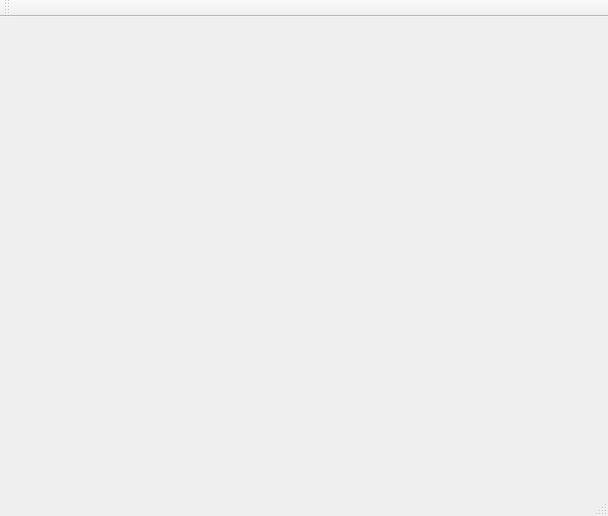
<?xml version="1.0" encoding="UTF-8"?>
<ui version="4.0">
 <class>MainWindow</class>
 <widget class="QMainWindow" name="MainWindow">
  <property name="geometry">
   <rect>
    <x>0</x>
    <y>0</y>
    <width>608</width>
    <height>516</height>
   </rect>
  </property>
  <property name="windowTitle">
   <string>MainWindow</string>
  </property>
  <widget class="QWidget" name="centralWidget"/>
  <widget class="QMenuBar" name="menuBar">
   <property name="geometry">
    <rect>
     <x>0</x>
     <y>0</y>
     <width>608</width>
     <height>24</height>
    </rect>
   </property>
  </widget>
  <widget class="QToolBar" name="mainToolBar">
   <attribute name="toolBarArea">
    <enum>TopToolBarArea</enum>
   </attribute>
   <attribute name="toolBarBreak">
    <bool>false</bool>
   </attribute>
  </widget>
  <widget class="QStatusBar" name="statusBar"/>
 </widget>
 <layoutdefault spacing="6" margin="11"/>
 <resources/>
 <connections/>
</ui>
